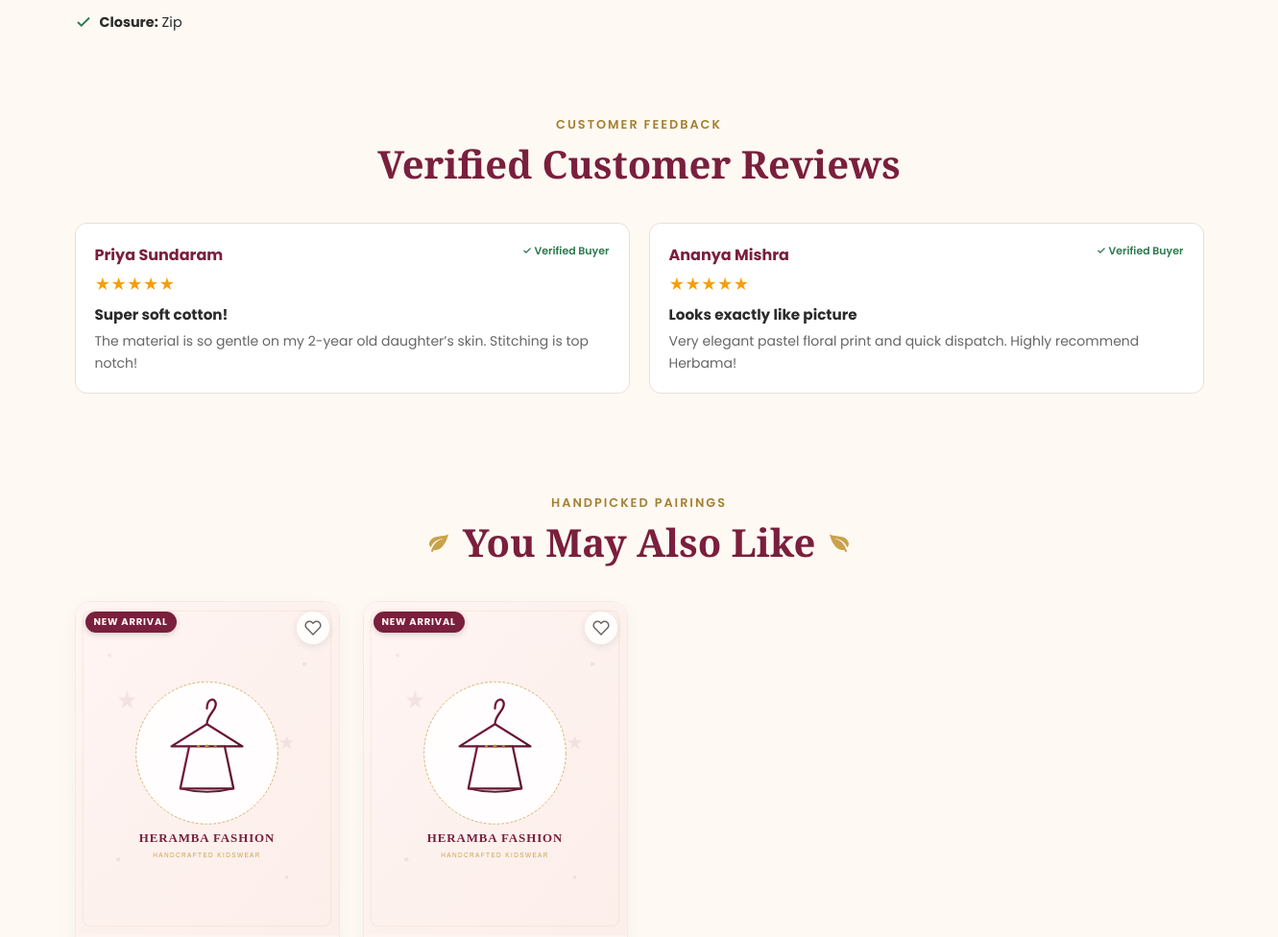
Before: /public_html/product.php?slug=floral-frock (middle part) with the older database file.
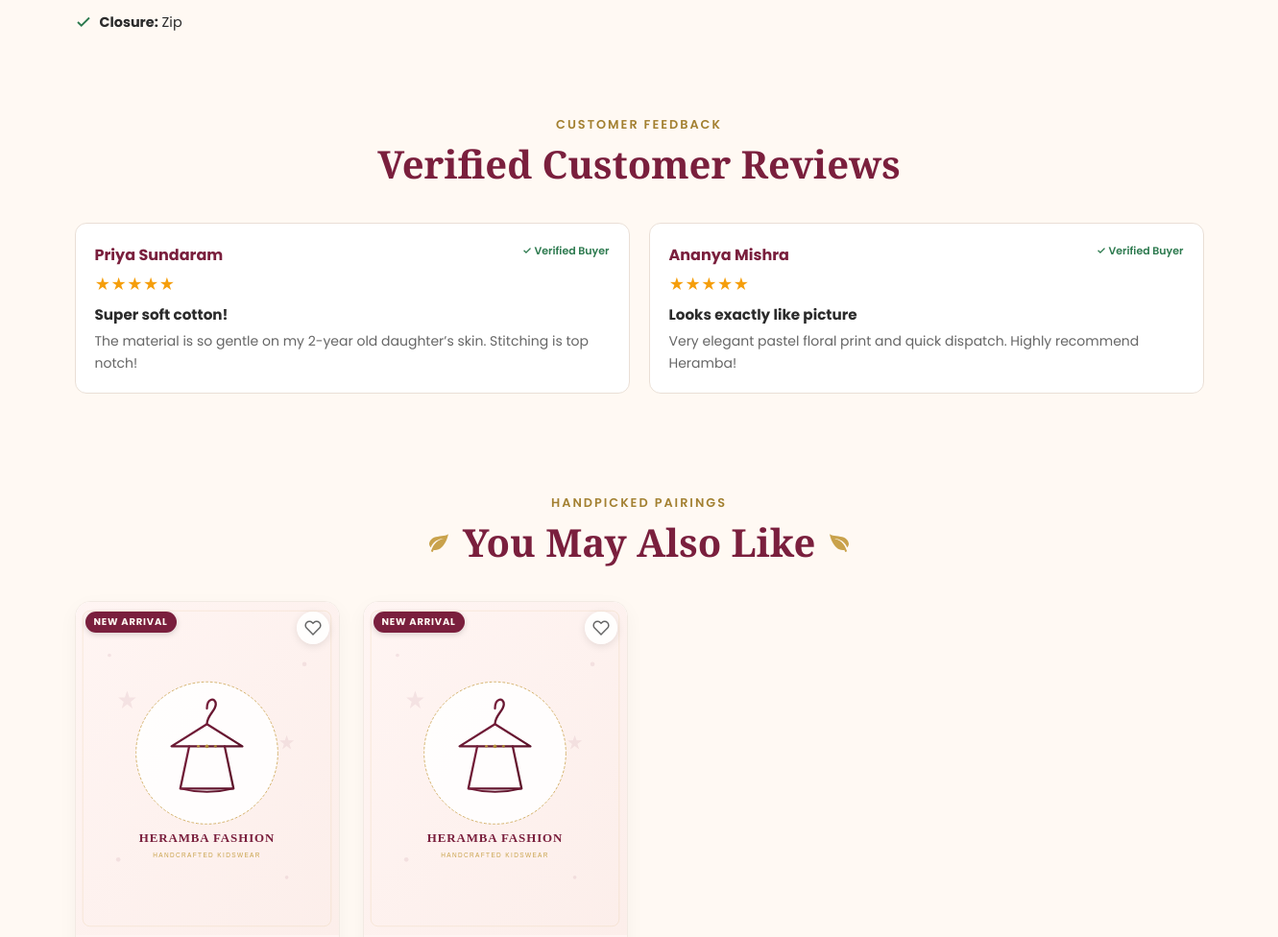
After: the same page with the newer database file.
### tables this page shows
CREATE TABLE `products` (
  `id`            BIGINT UNSIGNED  NOT NULL AUTO_INCREMENT,
  `category_id`   BIGINT UNSIGNED      NULL DEFAULT NULL,
  `name`          VARCHAR(255)     NOT NULL,
  `slug`          VARCHAR(300)     NOT NULL,
  `description`   TEXT                 NULL DEFAULT NULL,
  `short_desc`    VARCHAR(500)         NULL DEFAULT NULL,
  `base_price`    DECIMAL(10,2)    NOT NULL,
  `compare_price` DECIMAL(10,2)        NULL DEFAULT NULL COMMENT 'Original / crossed-out price',
  `discount_pct`  TINYINT UNSIGNED     NULL DEFAULT NULL COMMENT 'Display discount percent 0-100 (computed field)',
  `material`      VARCHAR(120)         NULL DEFAULT NULL,
  `design`        VARCHAR(120)         NULL DEFAULT NULL,
  `neck`          VARCHAR(80)          NULL DEFAULT NULL,
  `sleeves`       VARCHAR(80)          NULL DEFAULT NULL,
  `closure`       VARCHAR(80)          NULL DEFAULT NULL,
  `is_new`        TINYINT(1)       NOT NULL DEFAULT 1,
  `is_featured`   TINYINT(1)       NOT NULL DEFAULT 0,
  `is_active`     TINYINT(1)       NOT NULL DEFAULT 1,
  `meta_title`    VARCHAR(255)         NULL DEFAULT NULL,
  `meta_desc`     VARCHAR(500)         NULL DEFAULT NULL,
  `sort_order`    SMALLINT         NOT NULL DEFAULT 0,
  `created_at`    DATETIME         NOT NULL DEFAULT CURRENT_TIMESTAMP,
  `updated_at`    DATETIME         NOT NULL DEFAULT CURRENT_TIMESTAMP ON UPDATE CURRENT_TIMESTAMP,
  PRIMARY KEY (`id`),
  UNIQUE KEY `uq_products_slug`        (`slug`),
  KEY `idx_products_category_id`       (`category_id`),
  KEY `idx_products_is_active`         (`is_active`),
  KEY `idx_products_is_new`            (`is_new`),
  KEY `idx_products_is_featured`       (`is_featured`),
  CONSTRAINT `fk_products_category_id`
    FOREIGN KEY (`category_id`) REFERENCES `categories` (`id`) ON DELETE SET NULL
);

CREATE TABLE `reviews` (
  `id`                BIGINT UNSIGNED NOT NULL AUTO_INCREMENT,
  `product_id`        BIGINT UNSIGNED NOT NULL,
  `user_id`           BIGINT UNSIGNED     NULL DEFAULT NULL,
  `author_name`       VARCHAR(120)    NOT NULL,
  `rating`            TINYINT UNSIGNED NOT NULL DEFAULT 5,
  `review_title`      VARCHAR(200)        NULL DEFAULT NULL,
  `review_text`       TEXT            NOT NULL,
  `is_verified_buyer` TINYINT(1)      NOT NULL DEFAULT 1,
  `is_approved`       TINYINT(1)      NOT NULL DEFAULT 1,
  `created_at`        DATETIME        NOT NULL DEFAULT CURRENT_TIMESTAMP,
  PRIMARY KEY (`id`),
  KEY `idx_reviews_product_id` (`product_id`),
  KEY `idx_reviews_approved`   (`is_approved`),
  CONSTRAINT `fk_reviews_product_id`
    FOREIGN KEY (`product_id`) REFERENCES `products` (`id`) ON DELETE CASCADE,
  CONSTRAINT `fk_reviews_user_id`
    FOREIGN KEY (`user_id`)    REFERENCES `users`    (`id`) ON DELETE SET NULL
);

### public_html/product.php (the view, shortened to what the rows shown need)
<?php
require_once __DIR__ . '/../app/config/bootstrap.php';
$slug = get('slug');
$productModel = new ProductModel();
$product = $productModel->findBySlug($slug);
$reviewModel   = new ReviewModel();
$reviews       = $reviewModel->getByProduct((int)$product['id']);
$relatedProducts = $productModel->getRelatedProducts((int)$product['id'], (int)($product['category_id'] ?? 0), 4);
require_once APP_ROOT . '/includes/header.php';
?>
<div class="container">
    <div class="product-tabs-wrapper">
        <div class="product-tab-pane is-active" id="tab-details" role="tabpanel">
            <div class="checklist-grid">
                <div class="checklist-item">
                    <svg width="18" height="18" viewBox="0 0 24 24" fill="none" stroke="currentColor" stroke-width="2.5"><polyline points="20 6 9 17 4 12"/></svg>
                    <span><strong>Closure:</strong> <?= e($product['closure'] ?? 'Soft Zip / Button') ?></span>
                </div>
            </div>
        </div>
    </div>
    <section class="reviews-section" aria-labelledby="reviews-title">
        <div class="section-header">
            <h2 id="reviews-title" class="section-title">Verified Customer Reviews</h2>
        </div>
        <div style="display:grid; grid-template-columns:repeat(auto-fit, minmax(300px, 1fr)); gap:1.25rem;">
            <?php if (!empty($reviews)): ?>
                <?php foreach ($reviews as $rev): ?>
                    <div class="review-card">
                        <div class="review-card__header">
                            <span class="review-author"><?= e($rev['author_name']) ?></span>
                            <span class="review-verified">✓ Verified Buyer</span>
                        </div>
                        <div style="color:#F59E0B; margin-bottom:0.4rem;">
                            <?= str_repeat('★', (int)$rev['rating']) . str_repeat('☆', 5 - (int)$rev['rating']) ?>
                        </div>
                        <?php if (!empty($rev['review_title'])): ?>
                            <strong style="display:block; font-size:0.95rem; margin-bottom:0.25rem;"><?= e($rev['review_title']) ?></strong>
                        <?php endif; ?>
                        <p style="font-size:0.875rem; color:var(--color-dark-muted); margin:0;"><?= e($rev['review_text']) ?></p>
                    </div>
                <?php endforeach; ?>
            <?php else: ?>
                <div class="review-card" style="grid-column:1 / -1; text-align:center;">
                    <p style="color:var(--color-dark-muted); margin:0;">Be the first to review this delightful style! Share your experience on WhatsApp.</p>
                </div>
            <?php endif; ?>
        </div>
    </section>
    <section class="section-padding" style="padding-top:2rem; padding-bottom:3.5rem;">
        <div class="section-header">
            <h2 class="section-title">
                <svg class="ornament-leaf" viewBox="0 0 24 24"><path d="M17,8C8,10 5.9,16.17 3.82,21.34L5.71,22L6.66,19.7C7.14,19.87 7.64,20 8,20C19,20 22,3 22,3C21,5 14,5.25 9,6.25C4,7.25 2,11.5 2,13.5C2,15.5 3.75,17.25 3.75,17.25C7,8 17,8 17,8Z"/></svg>
                You May Also Like
                <svg class="ornament-leaf" viewBox="0 0 24 24" style="transform: scaleX(-1);"><path d="M17,8C8,10 5.9,16.17 3.82,21.34L5.71,22L6.66,19.7C7.14,19.87 7.64,20 8,20C19,20 22,3 22,3C21,5 14,5.25 9,6.25C4,7.25 2,11.5 2,13.5C2,15.5 3.75,17.25 3.75,17.25C7,8 17,8 17,8Z"/></svg>
            </h2>
        </div>
        <div class="products-grid">
            <?php foreach ($relatedProducts as $product): ?>
                <?php require APP_ROOT . '/includes/product-card.php'; ?>
            <?php endforeach; ?>
        </div>
    </section>
</div>
<?php require_once APP_ROOT . '/includes/footer.php'; ?>

### app/includes/product-card.php (shortened to what the rows shown need)
<?php
$pId = (int)($product['id'] ?? 0);
$pName = (string)($product['name'] ?? '');
$pSlug = (string)($product['slug'] ?? '');
$pImg = !empty($product['primary_image']) ? $product['primary_image'] : asset('/assets/images/placeholder.svg');
$pIsNew = !empty($product['is_new']);
$pIsFeatured = !empty($product['is_featured']);
$isInWishlist = false;
?>
<div class="product-card" data-product-id="<?= $pId ?>">
    <div class="product-card__image-box">
        <a href="<?= e(url('/product.php?slug=' . urlencode($pSlug))) ?>" aria-label="View <?= e($pName) ?>">
            <img src="<?= e($pImg) ?>"
                 alt="<?= e($pName) ?>"
                 class="product-card__img"
                 loading="lazy"
                 width="300"
                 height="380"
                 onerror="this.src='<?= e(asset('/assets/images/placeholder.svg')) ?>';">
        </a>
        <?php if ($pIsNew): ?>
            <span class="product-card__badge">New Arrival</span>
        <?php elseif ($pIsFeatured): ?>
            <span class="product-card__badge product-card__badge--bestseller">Bestseller</span>
        <?php endif; ?>
        <button type="button"
                class="product-card__wishlist-btn <?= $isInWishlist ? 'is-active' : '' ?>"
                data-wishlist-id="<?= $pId ?>"
                aria-label="Add to wishlist">
            <svg xmlns="http://www.w3.org/2000/svg" width="18" height="18" viewBox="0 0 24 24" fill="<?= $isInWishlist ? 'currentColor' : 'none' ?>" stroke="currentColor" stroke-width="2">
                <path d="M20.84 4.61a5.5 5.5 0 0 0-7.78 0L12 5.67l-1.06-1.06a5.5 5.5 0 0 0-7.78 7.78l1.06 1.06L12 21.23l7.78-7.78 1.06-1.06a5.5 5.5 0 0 0 0-7.78z"></path>
            </svg>
        </button>
    </div>
</div>

Changed rows visible on the page:
changed reviews "Ananya Mishra": review_text "Very elegant pastel floral print and quick dispatch. Highly recommend Herbama!" → "Very elegant pastel floral print and quick dispatch. Highly recommend Heramba!"
